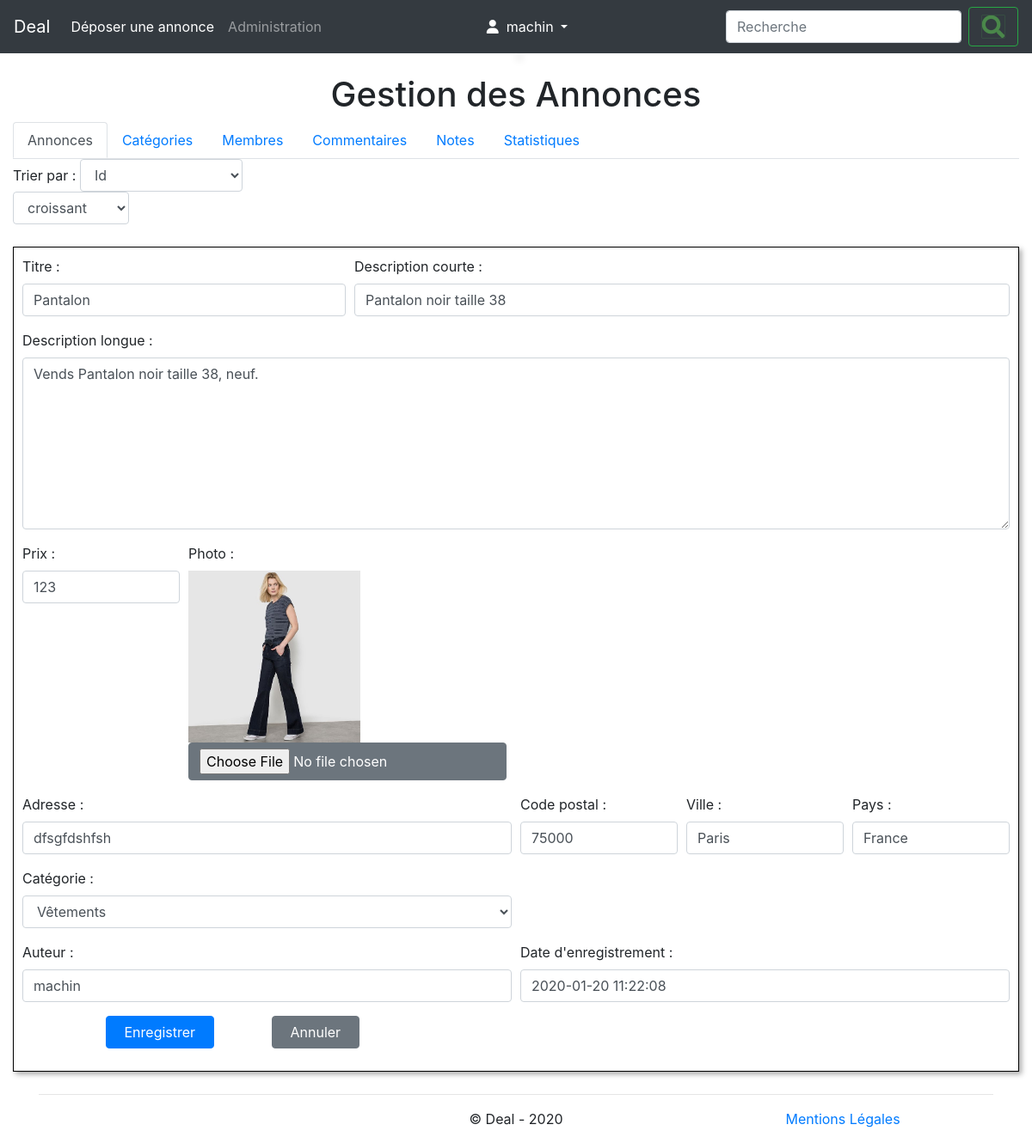
Screenshot of /gestion_annonces.php?modification=4 (signed in) with the database file from the repository.
### tables this page shows
CREATE TABLE IF NOT EXISTS `annonce` (
  `id` int(11) NOT NULL AUTO_INCREMENT,
  `titre` varchar(255) NOT NULL,
  `description_courte` varchar(255) NOT NULL,
  `description_longue` text NOT NULL,
  `prix` float NOT NULL,
  `photo` varchar(255) NOT NULL,
  `pays` varchar(100) NOT NULL,
  `ville` varchar(100) NOT NULL,
  `adresse` text NOT NULL,
  `code_postal` char(5) NOT NULL,
  `membre_id` int(11) DEFAULT NULL,
  `categorie_id` int(11) NOT NULL,
  `date_enregistrement` datetime NOT NULL,
  PRIMARY KEY (`id`),
  KEY `membre_id` (`membre_id`),
  KEY `categorie_id` (`categorie_id`)
);

CREATE TABLE IF NOT EXISTS `membre` (
  `id` int(11) NOT NULL AUTO_INCREMENT,
  `pseudo` varchar(45) NOT NULL,
  `mdp` varchar(255) NOT NULL,
  `nom` varchar(45) NOT NULL,
  `prenom` varchar(45) NOT NULL,
  `telephone` varchar(45) NOT NULL,
  `email` varchar(45) NOT NULL,
  `civilite` enum('M.','Mme') NOT NULL,
  `role` enum('user','admin') NOT NULL,
  `date_enregistrement` datetime NOT NULL,
  PRIMARY KEY (`id`)
);

### gestion_annonces.php (the view, shortened to what this page needs)
<?php
require_once 'inc/init.php';
$afficherFormulaire = false;
$afficherTableau = false;
if (estAdmin())
	{
	if (isset($_GET['creation']))
		$afficherFormulaire = true;
	else
		$afficherTableau = true;
	}
elseif (isset($_GET['suppression']) || isset($_GET['modification']))
	{
	header ('location:'.RACINE_SITE.'index.php');
	exit ();
	}
else
	{
	$afficherFormulaire = true;
	}
if (isset ($_GET['suppression']))
	{
	$resultat = executerRequete ("SELECT photo FROM annonce WHERE id = :id", array (':id' => $_GET['suppression']));
	if ($resultat && $resultat->rowCount()==1)
		{
		$photo = $resultat->fetch(PDO::FETCH_NUM)[0];
		if (!empty($photo) && file_exists($photo))
			unlink ($photo);
		}
	$resultat = executerRequete ("DELETE FROM commentaire WHERE annonce_id = :id", array (':id' => $_GET['suppression']));
	$resultat = executerRequete ("DELETE FROM annonce WHERE id = :id", array (':id' => $_GET['suppression']));
	if ($resultat->rowCount() == 1)
		$contenu .= '<div class="alert alert-success">L\'annonce a bien été supprimée.</div>';
	else
		$contenu .= '<div class="alert alert-danger">Erreur lors de la suppression de l\'annonce.</div>';
	}
else if (isset ($_GET['modification']))
	{
	$resultat = executerRequete ("SELECT annonce.id id, annonce.titre titre, description_courte, description_longue, prix, photo, pays, ville, adresse, code_postal, pseudo, categorie.titre categorie, annonce.date_enregistrement date_enregistrement FROM annonce, categorie, membre WHERE annonce.id = :id AND membre_id=membre.id AND categorie_id=categorie.id", array (':id' => $_GET['modification']));
	if ($resultat->rowCount() == 1)
		{
		$afficherFormulaire = true;
		$annonceCourante = $resultat->fetch (PDO::FETCH_ASSOC);
		}
	}
$resultat = executerRequete ("SELECT titre FROM categorie");
$listeCategories = $resultat->fetchAll (PDO::FETCH_NUM);
require_once 'inc/header.php';
if (!isset($_GET['creation']))
	navigationAdmin ('Annonces');
if ($afficherTableau)
	{
	echo '<div class="row">';
	echo     '<div class="col-sm-4">';
	echo         '<div class="form-group form-inline">';
	echo             '<label for="critere-tri">Trier par :&nbsp;</label>';
	echo             '<select name="tri" class="form-control tri" id="critere-tri">';
	echo                 '<option value="id_annonce"'         .(($tri=='id_annonce')?         ' selected':'').'>Id</option>';
	echo             '</select>';
	echo             '<select name="sens" class="form-control sens">';
	echo                 '<option value="ASC" selected>croissant</option>';
	echo             '</select>';
	echo         '</div>';
	echo     '</div>';
	echo '</div>';
	}
if ($afficherFormulaire)
	{
	isset($annonceCourante) && extract ($annonceCourante);
?>
	<div class="cadre-formulaire">
		<form id="formulaire" method="post" action="gestion_annonces.php?page=<?php echo $_SESSION['page']??0?>" enctype=multipart/form-data>
			<div class="form-row">
				<div class="form-group col-md-4">
					<div><label for="titre">Titre :</label></div>
					<div><input style="width:100%" type="text" name="titre" id="titre" class="form-control" value="<?php echo $titre??'' ?>"></div>
				</div>
				<div class="form-group col-md-8">
					<div><label for="description_courte">Description courte :</label></div>
					<div><input style="width:100%" type="text" name="description_courte" id="description_courte" class="form-control" value="<?php echo $description_courte??'' ?>"></div>
				</div>
			</div>
			<div class="form-row">
				<div class="form-group col-md-12">
					<div><label for="description_longue">Description longue :</label></div>
					<div><textarea style="width:100%;height:25vh" name="description_longue" id="description_longue" class="form-control"><?php echo $description_longue??'' ?></textarea></div>
				</div>
			</div>
			<div class="form-row">
				<div class="form-group col-md-2">
					<div><label for="prix">Prix :</label></div>
					<div><input style="width:100%" type="text" name="prix" id="prix" value="<?php echo $prix??'' ?>" class="form-control"></div>
				</div>
				<div class="form-group col-md-6">
					<div><label for="photo">Photo :</label></div>
					<div>
						<?php
							if (!empty($photo))
								{
								echo "<img src=$photo style='max-height:200px;'>";
								}
						?>
						<input type="file" name="photo" id="photo" class="btn btn-secondary">
					</div>
				</div>
			</div>
			<div class="form-row">
				<div class="form-group col-md-6">
					<div><label for="adresse">Adresse :</label></div>
					<div><input style="width:100%" type="text" name="adresse" id="adresse" value="<?php echo $adresse??'' ?>" class="form-control"></div>
				</div>
				<div class="form-group col-md-2">
					<div><label for="code_postal">Code postal :</label></div>
					<div><input style="width:100%" type="text" name="code_postal" id="code_postal" value="<?php echo $code_postal??'' ?>" class="form-control"></div>
				</div>
				<div class="form-group col-md-2">
					<div><label for="ville">Ville :</label></div>
					<div><input style="width:100%" type="text" name="ville" id="ville" value="<?php echo $ville??'' ?>" class="form-control"></div>
				</div>
				<div class="form-group col-md-2">
					<div><label for="pays">Pays :</label></div>
					<div><input style="width:100%" type="text" name="pays" id="pays" value="<?php echo $pays??'' ?>" class="form-control"></div>
				</div>
			</div>
			<div class="form-row">
				<div class="form-group col-md-6">
					<div><label for="categorie">Catégorie :</label></div>
					<div>
						<select name="categorie" id="categorie" class="form-control">
							<?php
							foreach ($listeCategories as $valeur)
								echo '<option value="'.$valeur[0].'"'.(isset($categorie)&&($valeur[0]==$categorie)?' selected':'').'>'.$valeur[0].'</option>';
							?>
						</select>
					</div>
				</div>
			</div>
			<?php if (estAdmin() && !isset($_GET['creation'])):  ?>
			<div class="form-row">
				<div class="form-group col-md-6">
					<div>
						<div><label for="pseudo">Auteur :</label></div>
						<div><input style="width:100%" type="text" name="pseudo" id="pseudo" value="<?php echo $pseudo??$_SESSION['membre']['pseudo'] ?>" class="form-control"></div>
					</div>
				</div>
				<div class="form-group col-md-6">
					<div>
						<div><label for="date_enregistrement">Date d'enregistrement :</label></div>
						<div><input style="width:100%" type="text" name="date_enregistrement" id="date_enregistrement" value="<?php echo $date_enregistrement??'' ?>" class="form-control"></div>
					</div>
				</div>
			</div>
			<?php endif; ?>
			<div class="form-row">
				<div class="form-group col-md-1">
				</div>
				<div class="form-group col-md-2">
					<button type="submit" class="btn btn-primary">&nbsp; Enregistrer &nbsp;</button>
				</div>
				<div class="form-group col-md-2">
					<?php
					if (estAdmin() && !isset($_GET['creation']))
						echo '<a href="'.RACINE_SITE.'gestion_annonces.php?page='.($_SESSION['page']??0).'" class="btn btn-secondary">&nbsp; Annuler &nbsp;</a>';
					else
						echo '<a href="'.RACINE_SITE.'index.php" class="btn btn-secondary">&nbsp; Annuler &nbsp;</a>';
					?>
				</div>
			</div>
		</form>
	</div>
<?php
	}
?>
<?php
require_once 'inc/footer.php';

### css/style.css (style rules this page uses)
.cadre-formulaire { max-width:100vw; margin:10px auto; border:solid black 1px; padding:10px; box-shadow: 3px 3px 6px darkgrey; }

### rows the page displays
annonce: titre "Pantalon", description_courte "Pantalon noir taille 38", description_longue "Vends Pantalon noir taille 38, neuf.", prix "123", photo (picture), adresse "dfsgfdshfsh", code_postal "75000", ville "Paris", pays "France", pseudo "machin", date_enregistrement "2020-01-20 11:22:08"

### other values shown
$_SESSION['membre']['pseudo'] "machin"
$titre "Annonces"
form field categorie "Vêtements"
